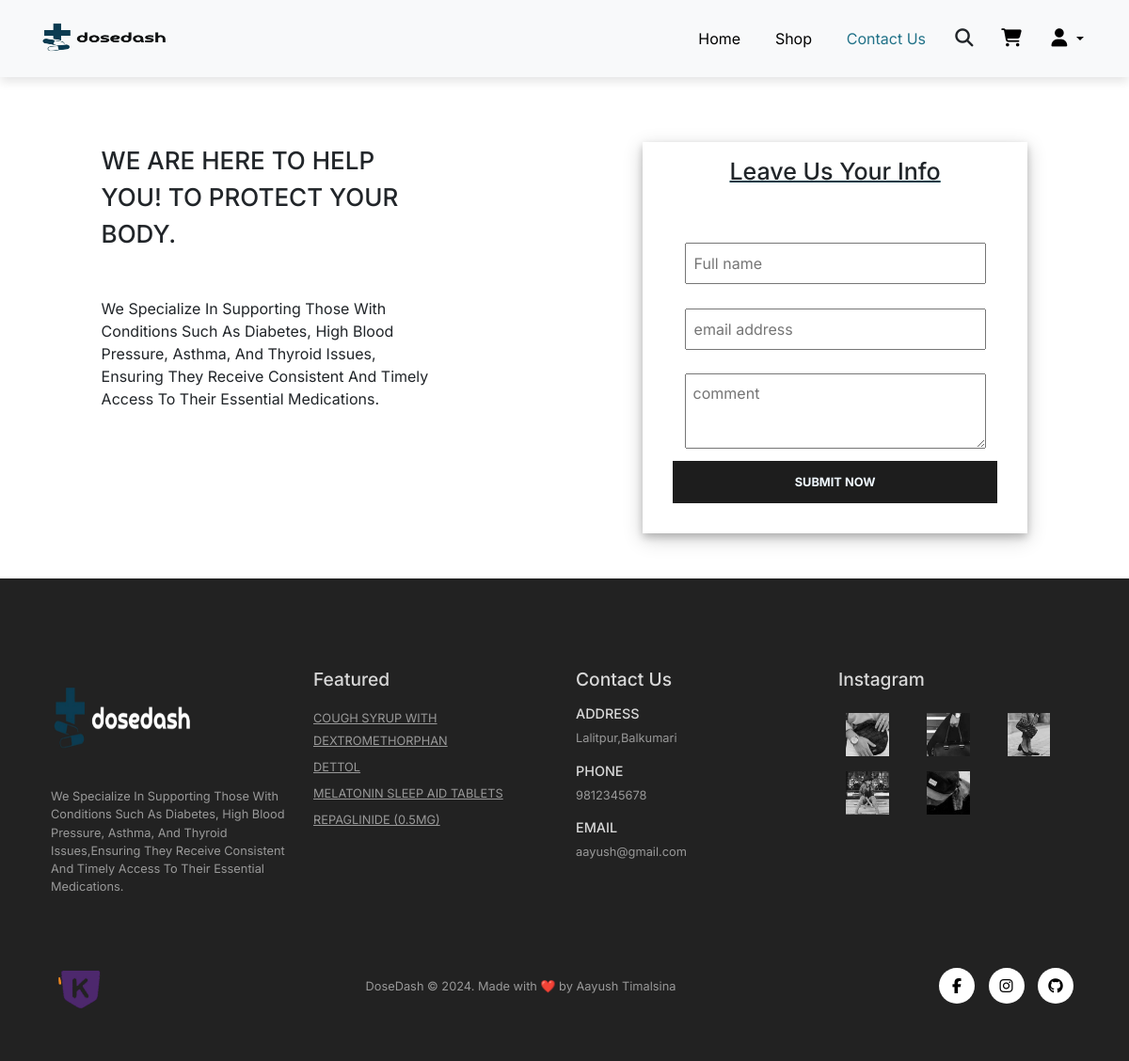
The app's page /contactus/ with its own data.
### dosedashapp/models.py (models this page shows, shortened)
class Product(models.Model):
    Product_Name = models.CharField(max_length = 200)
    Product_Price = models.PositiveIntegerField(null = False)
    Product_Description = models.TextField()
    Product_Tag = models.ManyToManyField(ProductTag, blank = True)
    Product_Image = models.ImageField(upload_to = 'static/image/products/')
    Product_Quantity = models.PositiveBigIntegerField(null = True)

### dosedashapp/views.py (the view)
# urls.py: path('contactus/', views.contactUs, name="contactus"),
def contactUs(request):
    if request.method == "POST":
        name = request.POST["name"]
        email = request.POST["email"]
        message = request.POST["comment"]
        contact = ContactUs(Customer_Name=name, Customer_Email=email, Customer_Message=message)
        contact.save()
    return render(request,"contactus.html",{'featured' : getFeatured(),
                                            })

### dosedashapp/views.py (called while the page is built)
def getFeatured():
    all_featured = list(Product.objects.filter(Product_Tag = 2))
    featured = sample(all_featured, 4)
    return(featured)

### templates/contactus.html (shortened to what this page needs)
{% load static %}
<!DOCTYPE html>
<html lang="en">
  <head>
    <link href="https://cdn.jsdelivr.net/npm/bootstrap@5.3.2/dist/css/bootstrap.min.css" rel="stylesheet">
    <link rel="stylesheet" href="https://cdnjs.cloudflare.com/ajax/libs/font-awesome/6.5.1/css/all.min.css" />
    <link rel="stylesheet" href="/static/css/contactus.css" />
  </head>
  <body>
    {% include "nav.html" %}
    <main>
      <h2 class="contact-head">contact us</h2>
      <div class="contact-container">
        <div class="contact-text">
          <p class="text-head">We are here to help you! To Protect Your Body.</p>
          <p class="text-body">
            We specialize in supporting those with conditions such as diabetes, high blood pressure, asthma, and thyroid issues, ensuring they receive consistent and timely access to their essential medications.
          </p>
        </div>
        <div class="form-container">
          <h2 class="form-header">Leave us your info</h2>
          <form action="{% url 'contactus' %}" class="contact-form" method="POST">
            <input type="text" name="name" placeholder="Full name" id="name" />
            <input
              type="email"
              name="email"
              placeholder="email address"
              id="email"
            />
            <textarea
              class="text-area"
              name="comment"
              placeholder="comment"
            ></textarea>
            <button type="submit" name="submit" class="submit">
              submit now
            </button>
          </form>
        </div>
      </div>
    </main>
    {% include "footer.html" %}
  </body>
</html>

### templates/footer.html (shortened to what this page needs)
{% load static %}
<footer class="mt-5 py-5">
    <div class="row container mx-auto pt-5">
      <div class="footer-one col-lg-3 col-md-6 col-12">
        <img src="{% static 'image/logo/logobg.png' %}" alt="logo" style="width: 160px; height: 110px;">
        <p class="pt-3">We Specialize In Supporting Those With Conditions Such As Diabetes, High Blood Pressure, Asthma, And Thyroid Issues,Ensuring They Receive Consistent And Timely Access To Their Essential Medications.</p>
      </div>
      <div class="footer-one col-lg-3 col-md-6 col-12 mb-3">
        <h5 class="pb-2">Featured</h5>
        <ul class="text-uppercase list-unstyled">
          {% for feature in featured %}
            <li><a href="{% url 'product' feature.id %}">{{ feature.Product_Name }}</a></li>
          {% endfor %}
        </ul>
      </div>
      <div class="footer-one col-lg-3 col-md-6 col-12 mb-3">
        <h5 class="pb-2">Contact Us</h5>
        <div>
          <h6 class="text-uppercase">Address</h6>
          <p>Lalitpur,Balkumari</p>
        </div>
        <div>
          <h6 class="text-uppercase">Phone</h6>
          <p>9812345678</p>
        </div>
        <div>
          <h6 class="text-uppercase">Email</h6>
          <p>aayush@gmail.com</p>
        </div>
      </div>
      <div class="footer-one col-lg-3 col-md-6 col-12">
        <h5 class="pb-2">Instagram</h5>
        <div class="row">
          <img class="img-fluid w-25 h-100 m-2" src="{% static 'image/insta/1.jpg' %}" alt="instaimg">
          <img class="img-fluid w-25 h-100 m-2" src="{% static 'image/insta/2.jpg' %}" alt="instaimg">
          <img class="img-fluid w-25 h-100 m-2" src="{% static 'image/insta/3.jpg' %}" alt="instaimg">
          <img class="img-fluid w-25 h-100 m-2" src="{% static 'image/insta/4.jpg' %}" alt="instaimg">
          <img class="img-fluid w-25 h-100 m-2" src="{% static 'image/insta/5.jpg' %}" alt="instaimg">
        </div>
      </div>
    </div>
    <div class="copyright mt-5">
      <div class="row container mx-auto d-flex align-items-center justify-content-between">
        <div class="col-lg-3 col-md-6 col-12">
          <img class="e-sewa-logo img-fluid w-25 h-100 " src="{% static 'image/logo/khalti.png' %}" alt="payment">
        </div>
        <div class="col-lg-4 col-md-6 col-12 text-nowrap text-center">
          <p class="mb-0">DoseDash © 2024. Made with ❤️ by Aayush Timalsina </p>
        </div>
        <div class="col-lg-4 col-md-6 col-12 text-end">
          <a href="https://www.facebook.com/aayush2133"><i class="fa-brands fa-facebook-f"></i></a>
          <a href="https://www.instagram.com/ssh_aayush/"><i class="fa-brands fa-instagram"></i></a>
          <a href="https://github.com/SshAayush"><i class="fa-brands fa-github"></i></a>
        </div>
      </div>
    </div>
  </footer>

### static/css/contactus.css (style rules this page uses)
.contact-head { text-transform: uppercase; font-size: 26px; text-align: center; margin-top: 2rem; text-decoration: underline 2px solid #0b3b47; }
.contact-container { display: flex; justify-content: space-around; max-width: 100vw; animation: transitionOnPage 0.75s; }
.contact-text { width: 30%; margin-top: 5rem; }
.text-head { text-align: start; font-size: 26px; font-weight: 500; text-transform: uppercase; }
.text-body { text-align: start; margin-top: 3rem; font-size: 16px; text-transform: capitalize; }
.form-container { margin-top: 5rem; box-shadow: 0 4px 8px 0 rgba(0, 0, 0, 0.2), 0 6px 20px 0 rgba(0, 0, 0, 0.19); }
.form-header { padding-top: 1rem; text-align: center; font-size: 25px; text-transform: capitalize; text-decoration: underline 2px #0b3b47; }
.contact-form { margin-top: 1rem; display: flex; padding: 2rem; flex-direction: column; }
.contact-form input { width: 20rem; margin: 0.8rem; padding: 0.5rem; }
.text-area { width: 20rem; height: 5rem; padding: 0.5rem; margin: 0.8rem; }
.submit { font-size: 0.8rem; font-weight: 700; outline: none; border: none; background-color: #1d1d1d; color: aliceblue; padding: 13px 30px; cursor: pointer; text-transform: uppercase; transition: 0.3s ease; border-radius: 0; }

### static/css/footer.css (style rules this page uses)
footer { background-color: #222; }
footer h5 { color: #d8d8d8; font-size: 1.2rem; }
footer h6 { color: #d8d8d8; font-size: 0.9rem; }
footer li { padding-bottom: 4px; }
footer li a { font-size: 0.8rem; color: #999; }
footer p { color: #999; font-size: 0.8rem; }
footer .copyright a { color: black; width: 38px; height: 38px; background-color: #fff; display: inline-block; text-align: center; line-height: 38px; border-radius: 50%; transition: 0.3s ease; margin: 0 5px; }
.e-sewa-logo { width:60px; height: 60px; }

### static/css/style.css (style rules this page uses)
* { margin: 0; padding: 0; box-sizing: border-box; font-family: "INTER"; }
html { scroll-behavior: smooth; }

### records on screen
Product: Product_Name "COUGH SYRUP WITH DEXTROMETHORPHAN"
Product: Product_Name "DETTOL"
Product: Product_Name "MELATONIN SLEEP AID TABLETS"
Product: Product_Name "REPAGLINIDE (0.5MG)"
